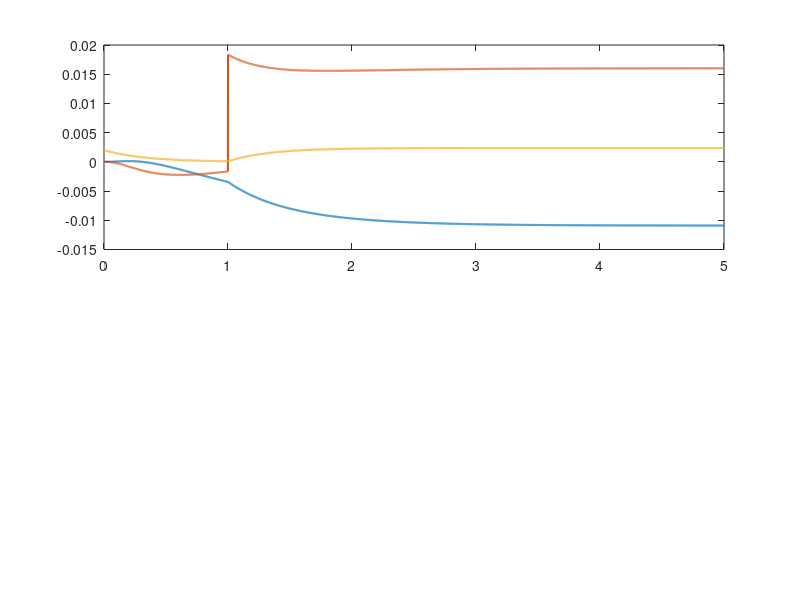

Recreate this plot in MATLAB. (Note: this script raises an error after producing the figure.)
%% DESIGN OF UNKNOWN INPUT OBSERVERS AND ROBUST FAULT DETECTION FILTERS
% Reproduction of the paper by J. Chen, R.J. Patton, H.Y. Zhang
% Project: ALES Course - University of Bergamo
% -------------------------------------------------------------------------
clc; clear; close all;

%% 1. SYSTEM DEFINITION (From Page 17 & 18)
% Linearized Model Matrices
A = [-1.5581,  0.6925,  0.3974;
      0.2619, -2.2228,  0.2238;
      0       0      -10    ];

B = [0; 0; 10];

% Output Matrix (6 outputs, 3 states)
C = [1       0       0;
     0       1       0;
     0       0       1;
     0.55107 0.13320 0.30603;
     0.55217 0.13526 0.32912;
    -0.25693 -0.23625 0.61299];

% Identified Matrix E* for Quadratic Terms (Page 18)
% This represents the "True" nonlinear behavior (Modeling Errors)
E_star = [1.3293  3.4440  0.1375 -5.1304 -1.7826 -1.8719;
          5.6812 -0.5281 -0.3385 -1.6193  0.5229  0;
          0       0       0       0       0       0     ];

% Matrix E1 (Decomposition of E*) used for ROBUST Filter Design
% The filter knows only this direction of disturbance
E1 = [6.2006,  2.8639;
      4.1048, -4.3262;
      0,       0     ];

[n, m_in] = size(B);
[p, ~] = size(C);

%% 2. FILTER DESIGN

% --- A. Standard Beard Fault Detection Filter (BFDF) ---
% Design: Place eigenvalues at -3
pole_target = -3;
% Formula: K = (A + sigma*I) * pinv(C) (Page 14 eq 25 simplified logic)
% Note: Since C is not square invertible, we use pseudo-inverse for design
% The paper says "rank(C)=3... gain determined as K=(3I+A)C*" (Page 17)
K_bfdf = (A - pole_target * eye(n)) * pinv(C);

% --- B. Robust Unknown Input Observer (UIO) ---
% Step 1: Compute H to decouple disturbances (Lemma 1, Eq 12)
% H = E1 * inv((C*E1)' * (C*E1)) * (C*E1)'
CE1 = C * E1;
H_uio = E1 * inv(CE1' * CE1) * CE1';

% Step 2: Compute T (The "Shield" matrix) (Eq 6)
T_uio = eye(n) - H_uio * C;

% Step 3: Compute System Matrix A1 for the transformed state (Eq 13)
A1 = A - H_uio * C * A; % Note: The paper writes A1 = T*A conceptually in derivation
% Let's stick to Eq 13 explicitly: A1 = A - E[...]... which is A - HCA
% Or simply A1 = T*A (since T = I - HC)
A1 = T_uio * A;

% Step 4: Design K1 for directionality (Eq 25 applied to A1)
% "All eigenvalues of A1 - K1C set to -3"
K1 = (A1 - pole_target * eye(n)) * pinv(C);

% Step 5: Compute Final Observer Matrices (Eq 7, 8, 4)
F_uio = A1 - K1 * C;
K2 = F_uio * H_uio;
K_uio = K1 + K2; % Total Gain for y(t)

%% 3. SIMULATION LOOP (Reproducing Tables 1 & 2)

% Simulation settings
dt = 0.001;
T_final = 5;
time = 0:dt:T_final;
steps = length(time);
u_val = 0.20; % Input 20%

% Storage for results
NPD_Table_BFDF = zeros(3,3); % Rows: Fault Scenarios, Cols: NPD1, NPD2, NPD3
NPD_Table_UIO  = zeros(3,3);

% Fault Parameters
fault_mag = 0.02; % 2% offset
fault_time = 1.0; % Fault occurs at 1s
fault_idx_start = find(time >= fault_time, 1);

% Signature Directions / Subspaces for Isolation (Definition 6)
% For NPD calculation we need the projection matrices Phi_j
% Phi_j = [Ij, C*k_j, C*h_j]
I_mat = eye(p); 

disp('Starting Simulations...');

for scenario = 1:3 % Loop over faulty sensor 1, 2, 3
    
    fprintf('Simulating Fault in Sensor %d...\n', scenario);
    
    % Initialize States
    x = zeros(n,1);         % True System State
    x_hat_bfdf = zeros(n,1);% BFDF State
    z_uio = zeros(n,1);     % UIO State z
    
    % Data loggers for plotting (only for Scenario 2 as example)
    if scenario == 2
        log_r_bfdf = zeros(p, steps);
        log_r_uio  = zeros(p, steps);
    end
    
    % Variables to accumulate NPD stats (post-transient)
    sum_NPD_bfdf = zeros(1,3);
    sum_NPD_uio  = zeros(1,3);
    count_stats = 0;
    
    for k = 1:steps
        t = time(k);
        
        % --- A. REAL PLANT DYNAMICS (Nonlinear proxy) ---
        % Quadratic terms d(x) (Page 18)
        d_x = [x(1)^2; x(2)^2; x(3)^2; x(1)*x(2); x(1)*x(3); x(2)*x(3)];
        
        % State Update (Euler integration)
        dx = A*x + B*u_val + E_star * d_x; % The "Real" system has modeling errors!
        x = x + dx * dt;
        
        % Output Measurement
        y_clean = C*x;
        
        % Inject Sensor Fault
        y_meas = y_clean;
        if k >= fault_idx_start
            % Add 2% fault to the specific sensor (scenario)
            % Assuming nominal value around equilibrium is normalized to ~1 for simulation scaling
            % or simply additive 0.02 as per paper implication of "small variations"
            y_meas(scenario) = y_meas(scenario) + fault_mag; 
        end
        
        % --- B. BFDF FILTER UPDATE ---
        dy_hat_bfdf = C * x_hat_bfdf;
        r_bfdf = y_meas - dy_hat_bfdf;
        
        dx_hat_bfdf = A * x_hat_bfdf + B * u_val + K_bfdf * r_bfdf;
        x_hat_bfdf = x_hat_bfdf + dx_hat_bfdf * dt;
        
        % --- C. ROBUST UIO UPDATE ---
        % Observer dynamics: dz = F*z + T*B*u + K*y
        dz_uio = F_uio * z_uio + T_uio * B * u_val + K_uio * y_meas;
        z_uio = z_uio + dz_uio * dt;
        
        % State Reconstruction: x_hat = z + H*y
        x_hat_uio = z_uio + H_uio * y_meas;
        r_uio = y_meas - C * x_hat_uio;
        
        % --- D. LOGGING & NPD CALCULATION ---
        if scenario == 2
            log_r_bfdf(:,k) = r_bfdf;
            log_r_uio(:,k) = r_uio;
        end
        
        % Calculate NPD only after fault and transient (e.g., > 1.5s)
        if t > fault_time + 0.5
            count_stats = count_stats + 1;
            
            for j = 1:3 % Calculate NPD w.r.t Sensor 1, 2, 3 signatures
                % 1. Create Subspace Basis Phi_j
                Ij = I_mat(:,j);
                
                % BFDF Subspace: Span{Ij, C*K(:,j)} (Approx for standard filter)
                Phi_bfdf = [Ij, C*K_bfdf(:,j)]; 
                
                % UIO Subspace: Span{Ij, C*K1(:,j), C*H(:,j)} (Def 6, Eq 27)
                Phi_uio = [Ij, C*K1(:,j), C*H_uio(:,j)];
                
                % 2. Projection (Eq 29)
                % P = Phi * inv(Phi'*Phi) * Phi'
                % Robust inverse using pinv
                Proj_bfdf = Phi_bfdf * pinv(Phi_bfdf'*Phi_bfdf) * Phi_bfdf';
                Proj_uio  = Phi_uio  * pinv(Phi_uio'*Phi_uio)  * Phi_uio';
                
                r_star_bfdf = Proj_bfdf * r_bfdf;
                r_star_uio  = Proj_uio * r_uio;
                
                % 3. NPD (Eq 30)
                norm_r_bfdf = norm(r_bfdf);
                norm_r_uio  = norm(r_uio);
                
                val_bfdf = norm(r_bfdf - r_star_bfdf) / (norm_r_bfdf + 1e-6);
                val_uio  = norm(r_uio - r_star_uio)  / (norm_r_uio + 1e-6);
                
                sum_NPD_bfdf(j) = sum_NPD_bfdf(j) + val_bfdf;
                sum_NPD_uio(j)  = sum_NPD_uio(j)  + val_uio;
            end
        end
    end
    
    % Average NPDs
    NPD_Table_BFDF(scenario, :) = sum_NPD_bfdf / count_stats;
    NPD_Table_UIO(scenario, :)  = sum_NPD_uio  / count_stats;
end

%% 4. DISPLAY RESULTS (Reproducing Tables)

fprintf('\n=== TABLE 1: BFDF (Standard) ===\n');
fprintf('Faulty Sens | NPD1     | NPD2     | NPD3\n');
for i=1:3
    fprintf('Sensor %d    | %.5f  | %.5f  | %.5f\n', i, NPD_Table_BFDF(i,1), NPD_Table_BFDF(i,2), NPD_Table_BFDF(i,3));
end

fprintf('\n=== TABLE 2: ROBUST UIO (Paper Method) ===\n');
fprintf('Faulty Sens | NPD1     | NPD2     | NPD3\n');
for i=1:3
    fprintf('Sensor %d    | %.5f  | %.5f  | %.5f\n', i, NPD_Table_UIO(i,1), NPD_Table_UIO(i,2), NPD_Table_UIO(i,3));
end

%% 5. VISUALIZATION ("WOW" Factor)

% Plot 1: Residuals Time History (Scenario 2)
figure('Name', 'Residual Analysis: Fault Sensor 2', 'Color', 'w', 'Position', [100 100 1000 500]);
subplot(2,1,1);
plot(time, log_r_bfdf(1:3,:), 'LineWidth', 1.5);
xline(fault_time, '--r', 'Fault Injection');
title('Standard BFDF Residuals (Note: Noisy due to Modeling Errors)', 'FontSize', 12);
legend('r_1', 'r_2', 'r_3'); grid on;
ylabel('Amplitude');

subplot(2,1,2);
plot(time, log_r_uio(1:3,:), 'LineWidth', 1.5);
xline(fault_time, '--r', 'Fault Injection');
title('Robust UIO Residuals (Note: Disturbance Decoupled)', 'FontSize', 12);
legend('r_1', 'r_2', 'r_3'); grid on;
ylabel('Amplitude'); xlabel('Time (s)');

% Plot 2: NPD Comparison Bar Chart
figure('Name', 'NPD Performance Comparison', 'Color', 'w');
b = bar([NPD_Table_BFDF(2,:); NPD_Table_UIO(2,:)]');
xticklabels({'NPD_1', 'NPD_2', 'NPD_3'});
legend('Standard BFDF', 'Robust UIO');
title('Isolation Performance for Fault in Sensor 2');
ylabel('NPD (Lower is Better)');
grid on;
text(1:3, NPD_Table_BFDF(2,:), num2str(NPD_Table_BFDF(2,:)', '%.2f'), 'vert','bottom','horiz','center'); 
text(1:3, NPD_Table_UIO(2,:), num2str(NPD_Table_UIO(2,:)', '%.2f'), 'vert','bottom','horiz','center'); 

% Plot 3: 3D Trajectory of Residual Vector (Geometric Interpretation)
% We visualize the first 3 components of the residual vector
figure('Name', '3D Residual Trajectory', 'Color', 'w');
plot3(log_r_uio(1,:), log_r_uio(2,:), log_r_uio(3,:), 'b', 'LineWidth', 1.5); hold on;
plot3(log_r_uio(1,1), log_r_uio(2,1), log_r_uio(3,1), 'go', 'MarkerFaceColor','g'); % Start
plot3(log_r_uio(1,end), log_r_uio(2,end), log_r_uio(3,end), 'ro', 'MarkerFaceColor','r'); % End
grid on; axis equal;
xlabel('Residual 1'); ylabel('Residual 2'); zlabel('Residual 3');
title('Geometric Direction of Robust Residuals (Sensor 2 Fault)');
view(45, 30);
